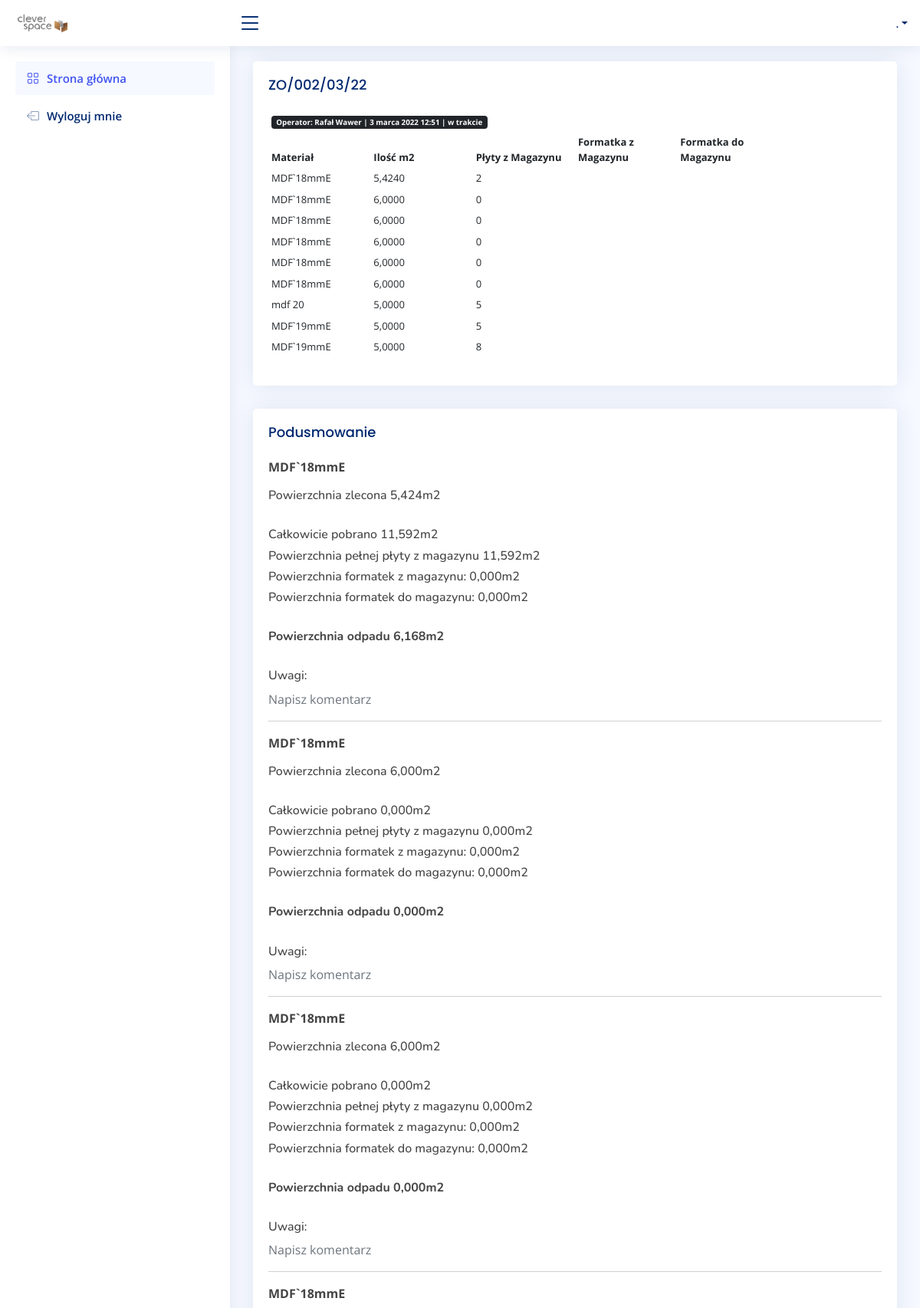
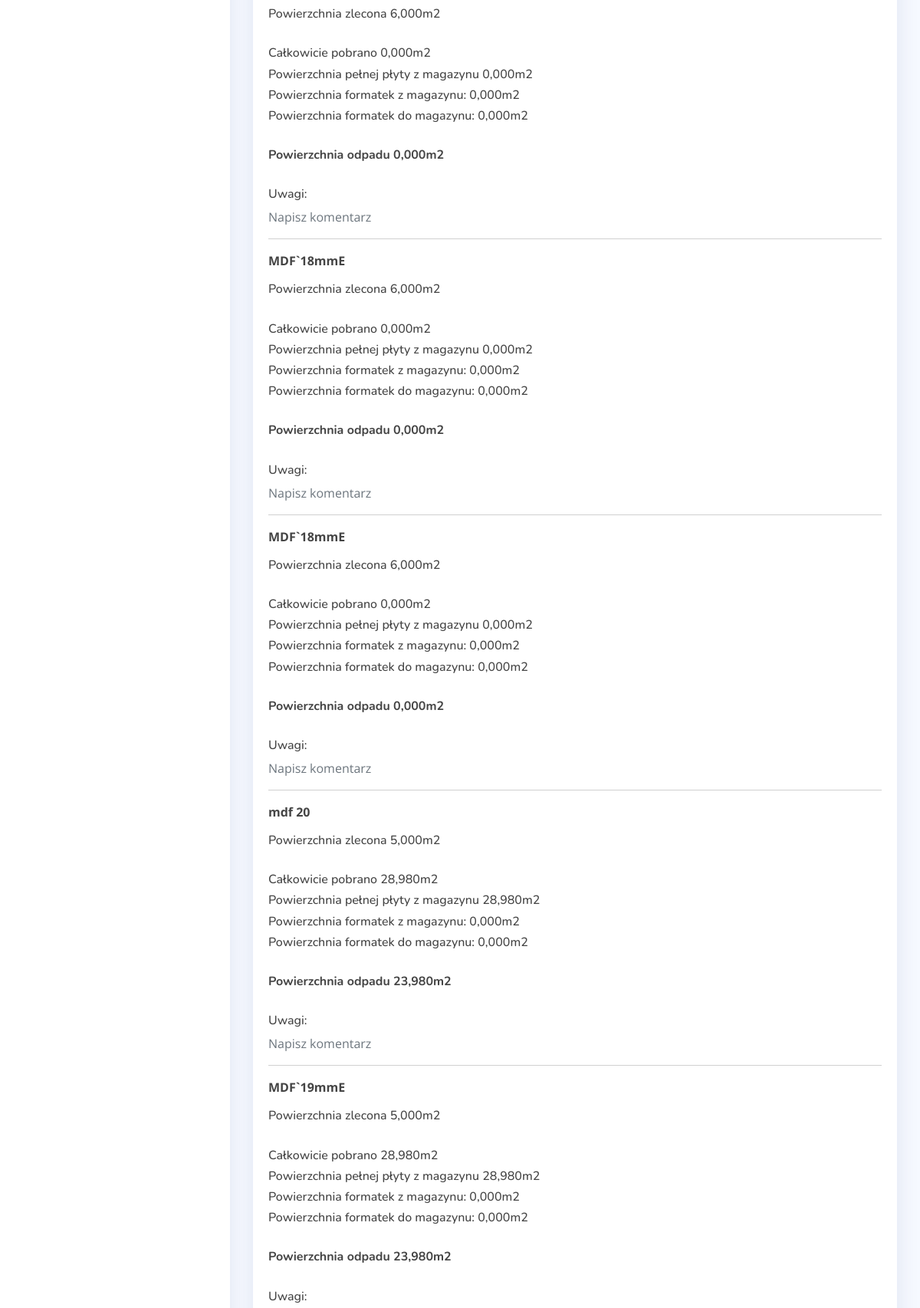
The page /production/2/detail (upper part) on the database its author committed (2 pictures, top to bottom).
### production/models.py (models this page shows, shortened)
class Production(models.Model):
    PREPARATION = 0
    DONE = 1
    STATUS = (
        (PREPARATION, 'w trakcie'),
        (DONE, 'zakończone'),
    )
    user = models.ForeignKey(settings.AUTH_USER_MODEL, on_delete=models.CASCADE)
    order = models.CharField(max_length=255)
    date = models.DateTimeField(auto_now_add=True)
    status = models.SmallIntegerField(choices=STATUS, default=PREPARATION)

class ProductionMaterial(models.Model):
    production = models.ForeignKey(Production, on_delete=models.CASCADE)
    material = models.ForeignKey(Material, on_delete=models.CASCADE)
    area = models.DecimalField(default=Decimal('0.000'), decimal_places=4, blank=False, max_digits=10)
    quantity = models.PositiveIntegerField(default=0, blank=False, null=False)
    def sum_area(self):
        return self.quantity * float(self.material.material_area)
    def stock_area(self):
        material = ProductionMaterial.objects.get(id=self.id)
        stock_area = 0
        for stock in material.stocks.all():
            result = stock.length * stock.width / 1000000
            stock_area += result
        return stock_area
    def stockIn_area(self):
        material = ProductionMaterial.objects.get(id=self.id)
        self.stockIn_area = 0
        for stock in material.productionstockin_set.all():
            result = stock.length * stock.width / 1000000
            self.stockIn_area += result
        return self.stockIn_area
    def total_area(self):
        material = ProductionMaterial.objects.get(id=self.id)
        total_area = 0
        for stock in material.stocks.all():
            result = stock.length * stock.width / 1000000
            total_area += result
        return total_area + self.quantity * float(self.material.material_area)
    def waste(self):
        material = ProductionMaterial.objects.get(id=self.id)
        total_area = 0 + self.quantity * float(self.material.material_area)
        for stock in material.stocks.all():
            result = stock.length * stock.width / 1000000
            total_area += result
        if float(self.area) - total_area + self.stockIn_area > 0:
            return 0
        else:
            return abs(float(self.area) - total_area + self.stockIn_area)

### account/models.py (models this page shows, shortened)
class UserBase(AbstractBaseUser, PermissionsMixin):
    email = models.EmailField(unique=True)
    first_name = models.CharField(max_length=150, blank=True)
    last_name = models.CharField(max_length=150, blank=True)
    phone_number = models.CharField(max_length=15, blank=True)
    postcode = models.CharField(max_length=12, blank=True)
    address_line_1 = models.CharField(max_length=150, blank=True)
    address_line_2 = models.CharField(max_length=150, blank=True)
    town_city = models.CharField(max_length=150, blank=True)
    is_active = models.BooleanField(default=True)
    is_staff = models.BooleanField(default=False)
    created = models.DateTimeField(auto_now_add=True)
    updated = models.DateTimeField(auto_now=True)
    objects = CustomAccountManager()
    USERNAME_FIELD = 'email'
    REQUIRED_FIELDS = ['first_name', 'last_name']
    class Meta:
        verbose_name = "Konto"
        verbose_name_plural = "Konta"

### order/models.py (models this page shows, shortened)
class Material(models.Model):
    short_name = models.CharField(max_length=255, blank=False, null=True)
    name = models.CharField(max_length=255, blank=False, null=True)
    quantity = models.SmallIntegerField(default=0, blank=False, null=True)
    material_area = models.DecimalField(default=Decimal('5.796'), decimal_places=4, blank=False, max_digits=10)
    class Meta:
        verbose_name = "materiał"
        verbose_name_plural = "materiały"
    def __str__(self):
        return self.short_name

### production/views.py (the view)
# urls.py: path('<int:id>/detail', views.DetailProduction, name='detail-production'),
def DetailProduction(request, id):
    production = Production.objects.get(id=id)
    materials = production.productionmaterial_set.all()
    ctx = {
        'production': production,
        'materials': materials,
    }
    return render(request, 'stock/detail_production.html', ctx)

### stock/templates/stock/detail_production.html (shortened to what this page needs)
{% extends 'main.html' %}
{% block content %}
<div class="row">
  <div class="col-sm-12">
    <div class="card recent-sales">
      <div class="card-body">
       <h5 class="card-title">{{ production.order }} </h5>
       <div class="row">
         <div class="col-sm-12">
           <div class="table-responsive">
              <table class="table table-borderless table-hover table-sm text-start">
              <thead>
               <tr>
                <td colspan="6"><span class="badge {% if production.status == 1 %} bg-success  {% elif production.status == 0 %} bg-dark  {% endif %} ">
             Operator: {{ production.user.first_name }} {{ production.user.last_name }} | {{ production.date }} | {{ production.get_status_display}}</span></td>
              </tr>
                <tr>
                  <th scope="col">Materiał</th>
                  <th scope="col">Ilość m2</th>
                  <th scope="col">Płyty z Magazynu</th>
                  <th scope="col">Formatka z Magazynu</th>
                  <th scope="col">Formatka do Magazynu</th>
                </tr>
              </thead>
              <tbody>
                {% for material in materials %}
                <tr>
                  <td scope="col">{{ material.material }}</td>
                  <td scope="col">{{ material.area}}</td>
                  <td scope="col">{{ material.quantity }}</td>
                  <td scope="col" class="text-start">
                  </td>
                  <td scope="col">
                  </td>
                </tr>
                {% endfor %}
              </tbody>
              </table>
            </div>
          </div>
        </div>
      </div>
    </div>
  </div>
{% include 'stock/summary.html' %}
</div>
 {% endblock %}

### stock/templates/stock/summary.html
<div class="col-sm-12">
  <div class="card">
    <div class="card-body">
     <h5 class="card-title">Podusmowanie</h5>
     {% for material in materials %}
     <p class="fw-bold">{{ material.material }}</p>
     <h6>Powierzchnia zlecona {{ material.area|floatformat:3 }}m2 </h6></br>
     <h6>Całkowicie pobrano {{ material.total_area|floatformat:3 }}m2</h6>
     <h6>Powierzchnia pełnej płyty z magazynu {{ material.sum_area|floatformat:3 }}m2</h6>
     <h6>Powierzchnia formatek z magazynu: {{ material.stock_area|floatformat:3 }}m2</h6>
     <h6>Powierzchnia formatek do magazynu: {{ material.stockIn_area|floatformat:3 }}m2</h6>
     <br>
     <h6 class="fw-bold">Powierzchnia odpadu {{ material.waste|floatformat:3 }}m2</h6>
     <br>
     {% if not material.comments.all %}
         <h6>Uwagi:</h6>
         <a href="{% url 'comments' material.id %}" class="link-secondary">Napisz komentarz</a>
     {% else %}
     <h6>Uwagi: <a href="{% url 'comments' material.id %}" class="link-secondary">Napisz komentarz</a></h6>
        {% for comment in material.comments.all %}
            {{ comment.comment }} <br>
        {% endfor %}
     {% endif %}
      <hr>
      {% endfor %}
   </div>
 </div>
</div>

### static/assets/css/style.css (style rules this page uses)
:root { scroll-behavior: smooth; }
body { font-family: "Open Sans", sans-serif; background: #f6f9ff; color: #444444; }
a { color: #4154f1; text-decoration: none; }
h1, h2, h3, h4, h5, h6 { font-family: "Nunito", sans-serif; }
.card { margin-bottom: 30px; border: none; border-radius: 5px; box-shadow: 0px 0 30px rgba(1, 41, 112, 0.1); overflow: hidden; }
.card-title { padding: 20px 0 15px 0; font-size: 18px; font-weight: 500; color: #012970; font-family: "Poppins", sans-serif; }
.card-body { padding: 0 20px 20px 20px; }
.table { text-align: center; font-size: small; }
table { table-layout: fixed; word-wrap: break-word; }

### rows shown on the page
Production: order "ZO/002/03/22", user.first_name "Rafał", user.last_name "Wawer", date "3 marca 2022 12:51", status "w trakcie"
ProductionMaterial: material "MDF`18mmE", area "5,4240", quantity "2", area "5,424", total_area "11,592", sum_area "11,592", stock_area "0,000", stockIn_area "0,000", waste "6,168", shows "Uwagi:"
ProductionMaterial: material "MDF`18mmE", area "6,0000", quantity "0", area "6,000", total_area "0,000", sum_area "0,000", stock_area "0,000", stockIn_area "0,000", waste "0,000", shows "Uwagi:"
ProductionMaterial: material "MDF`18mmE", area "6,0000", quantity "0", area "6,000", total_area "0,000", sum_area "0,000", stock_area "0,000", stockIn_area "0,000", waste "0,000", shows "Uwagi:"
ProductionMaterial: material "MDF`18mmE", area "6,0000", quantity "0", area "6,000", total_area "0,000", sum_area "0,000", stock_area "0,000", stockIn_area "0,000", waste "0,000", shows "Uwagi:"
ProductionMaterial: material "MDF`18mmE", area "6,0000", quantity "0", area "6,000", total_area "0,000", sum_area "0,000", stock_area "0,000", stockIn_area "0,000", waste "0,000", shows "Uwagi:"
ProductionMaterial: material "MDF`18mmE", area "6,0000", quantity "0", area "6,000", total_area "0,000", sum_area "0,000", stock_area "0,000", stockIn_area "0,000", waste "0,000", shows "Uwagi:"
ProductionMaterial: material "mdf 20", area "5,0000", quantity "5", area "5,000", total_area "28,980", sum_area "28,980", stock_area "0,000", stockIn_area "0,000", waste "23,980", shows "Uwagi:"
ProductionMaterial: material "MDF`19mmE", area "5,0000", quantity "5", area "5,000", total_area "28,980", sum_area "28,980", stock_area "0,000", stockIn_area "0,000", waste "23,980", shows "Uwagi:"
ProductionMaterial: material "MDF`19mmE", area "5,0000", quantity "8"
